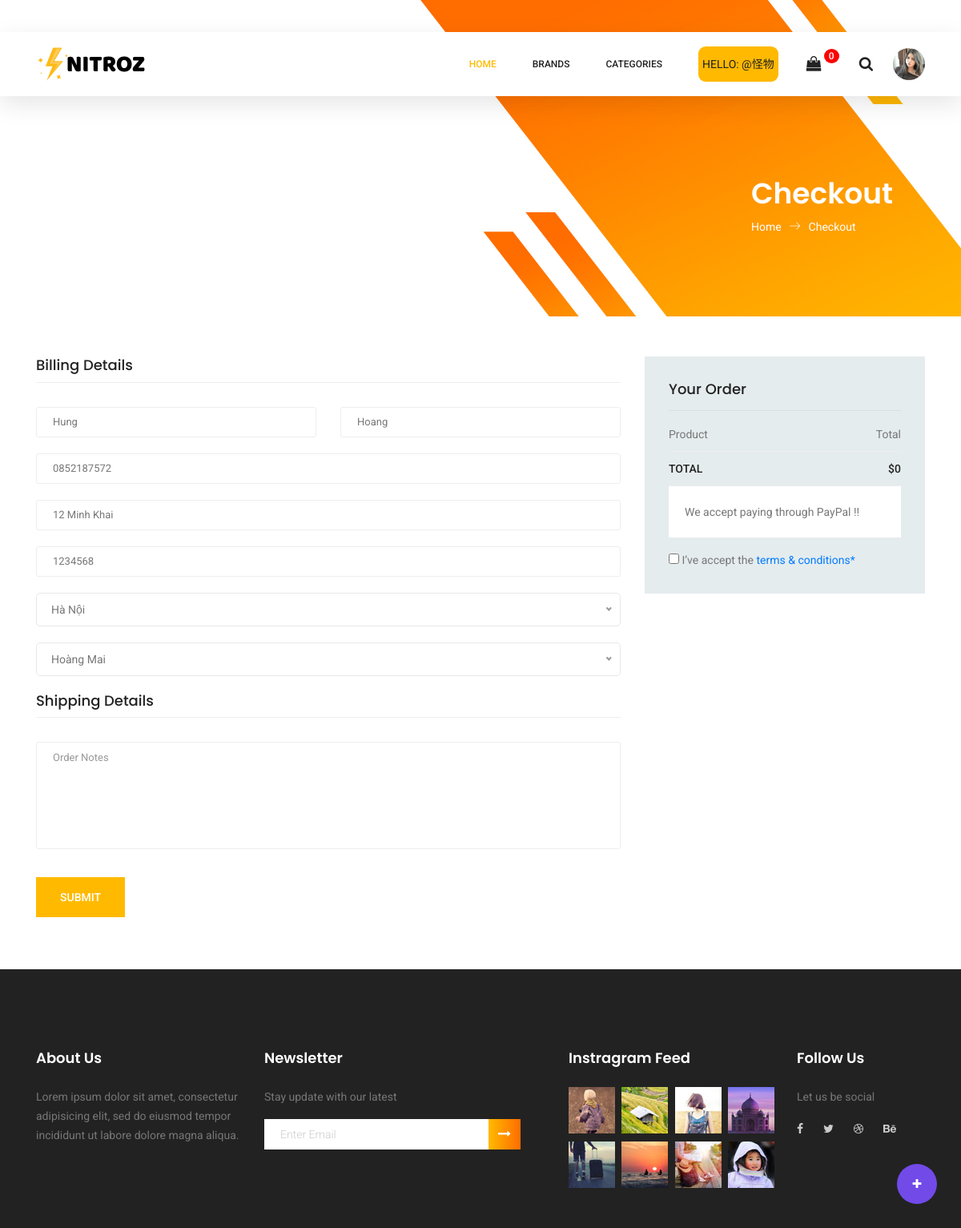
The app's page /checkout/ (signed in) with its own data.
### base/models.py (models this page shows, shortened)
class User(AbstractUser):
    birth = models.DateField(blank=True,null=True)
    gender = models.BooleanField(default=False)
    email = models.EmailField(unique=True)
    phone = models.CharField(max_length=10,blank=True,null=True)
    avatar = models.ImageField(null=True,blank=True,upload_to='users/',default= 'users/avatar.svg')
    old_cart = models.CharField(max_length=200, blank=True, null=True)
    updated = models.DateTimeField(auto_now=True)
    created = models.DateTimeField(auto_now_add=True)
    USERNAME_FIELD = 'email'
    REQUIRED_FIELDS = []
    objects = CustomUserManager()

class ShippingAddress(models.Model):
    user = models.ForeignKey(User,on_delete=models.CASCADE)
    address = models.CharField(max_length=200, null=True, blank=True)
    city = models.CharField(max_length=50, null=True, blank=True)
    district = models.CharField(max_length=50, null=True, blank=True)
    zipcode = models.CharField(max_length=50, null=True, blank=True)
    updated = models.DateTimeField(auto_now=True)

### base/views.py (the view)
# urls.py: path('checkout/', views.checkout, name="checkout"),
def checkout(request):
    if request.user.is_authenticated:
        user = request.user
        cart = Cart(request)
        cart_products = cart.get_prods()
        cart_products = cart.get_prods()
        quantities = cart.get_quants()
        totals = cart.cart_total()
        item_total = cart.item_total()
        if request.method == "POST":
            form = UserShippingForm(user, request.POST)
            if form.is_valid():
                form.save(user)
                return redirect('checkout')
        else:
            form = UserShippingForm(user)
        context = {'form': form,
                   'cart_products':cart_products,
                   'quantities':quantities,
                   'totals':totals,
                   'item_total':item_total}
        return render(request, "base/main/checkout.html", context)
    else:
        messages.warning(request, "You must be logged in to view this page.")
        return redirect('login')

### base/cart.py (called while the page is built, shortened)
    def __len__(self):
        return len(self.cart)

    def get_prods(self):
        product_ids = self.cart.keys()
        products = Product.objects.filter(id__in=product_ids)
        return products

    def get_quants(self):
        quantites = self.cart
        return quantites

    def cart_total(self):
        product_ids = self.cart.keys()
        products = Product.objects.filter(id__in=product_ids)
        quantities = self.cart
        total = 0
        return total

    def item_total(self):
        total_dict = {}
        product_ids = self.cart.keys()
        products = Product.objects.filter(id__in=product_ids)
        return total_dict

### base/context_processors.py (called while the page is built)
def cart(request):
    return {'cart': Cart(request)}

### base/templates/base/main/checkout.html (shortened to what this page needs)
{% extends "main/main.html" %}
{% load static %}
{% block content %}
<section class="banner-area organic-breadcrumb">
    <div class="container">
        <div class="breadcrumb-banner d-flex flex-wrap align-items-center justify-content-end">
            <div class="col-first">
                <h1>Checkout</h1>
                <nav class="d-flex align-items-center">
                    <a href="{% url 'home' %}">Home<span class="lnr lnr-arrow-right"></span></a>
                    <a href="{% url 'checkout' %}">Checkout</a>
                </nav>
            </div>
        </div>
    </div>
</section>
<section class="checkout_area section_gap">
    <div class="container">
        <div class="billing_details">
            <div class="row">
                <div class="col-lg-8">
                    <h3>Billing Details</h3>
                    <form class="row contact_form" id="form" action="#" method="post" novalidate="novalidate">
                        {% for field in form %}
                        {% if field.name == 'first_name' %}
                        <div class="col-md-6 form-group p_star">
                            {{field}}
                        </div>
                        {% elif field.name == 'last_name' %}
                        <div class="col-md-6 form-group p_star">
                            {{field}}
                        </div>
                        {% else %}
                        <div class="col-md-12 form-group p_star">
                            {{field}}
                        </div>
                        {% endif %}
                        {% endfor %}
                        <div class="col-md-12 form-group">
                            <div class="creat_account">
                                <h3>Shipping Details</h3>
                            </div>
                            <textarea class="form-control" name="message" id="message" rows="1"
                                placeholder="Order Notes"></textarea>
                        </div>
                        <button type="submit" id="form-button" class="primary-btn submit_btn"
                            style="border: none; margin: 15px;">Submit</button>
                    </form>
                </div>
                <div class="col-lg-4">
                    <div class="order_box">
                        <h2>Your Order</h2>
                        <ul class="list">
                            <li><a href="#">Product <span>Total</span></a></li>
                        </ul>
                        <ul class="list list_2">
                            <li><a href="#">Total <span>${{totals}}</span></a></li>
                        </ul>
                        <div class="payment_item" id="payment_item">
                            <p>We accept paying through PayPal !!</p>
                            <input type="checkbox" id="f-option4" name="selector">
                            <label for="f-option4">I’ve accept the </label>
                            <a href="#">terms & conditions*</a>
                        </div>
                    </div>
                </div>
            </div>
        </div>
    </div>
</section>
{% endblock content %}

### templates/main/nav.html (shortened to what this page needs)
{% load static %}
<header class="header_area sticky-header">
    <div class="main_menu">
        <nav class="navbar navbar-expand-lg navbar-light main_box">
            <div class="container">
                <a class="navbar-brand logo_h" href="{% url 'home' %}"><img src="{% static "media/banner/brand/logo.png" %}"
                        alt=""></a>
                <div class="collapse navbar-collapse offset" id="navbarSupportedContent">
                    <ul class="nav navbar-nav menu_nav ml-auto">
                        <li class="nav-item active"><a class="nav-link" href="{% url 'home' %}">Home</a></li>
                        <li class="nav-item submenu dropdown">
                            <a href="#" class="nav-link dropdown-toggle" data-toggle="dropdown" role="button"
                                aria-haspopup="true" aria-expanded="false">Brands</a>
                        </li>
                        <li class="nav-item submenu dropdown">
                            <a href="#" class="nav-link dropdown-toggle" data-toggle="dropdown" role="button"
                                aria-haspopup="true" aria-expanded="false">Categories</a>
                        </li>
                        {% if request.user.is_authenticated %}
                        <li class="nav-item"
                            style="display: flex; justify-content: center; align-items: center; background-color: #ffb900; padding: 5px; text-transform: uppercase; border-radius: 9px; color: #222222;">
                            Hello: @{{request.user.username}}</li>
                        {% endif %}
                    </ul>
                    <ul class="nav navbar-nav navbar-right">
                        <li class="nav-item">
                            <a href="{% url 'cart' %}" class="cart">
                                <span class="fa fa-shopping-bag fa-lg"></span>
                                <span class="badge" id="cart_quantity"
                                    style="display: inline-block; padding: 0.25em 0.5em; border-radius: 50%; background-color: red; color: white; font-size: 12px;line-height: 1;">{{cart|length}}</span>
                            </a>
                        </li>
                        <li class="nav-item">
                            <button class="search"><span class="fa fa-search fa-lg" id="search"></span></button>
                        </li>
                        <li class="nav-item submenu dropdown"
                            style="display: flex; justify-content: center; align-items: center;">
                            <a href="#" class="cart nav-link dropdown-toggle" data-toggle="dropdown" role="button"
                                aria-haspopup="true" aria-expanded="false">
                            {% if request.user.is_authenticated %}
                                <img src="{{request.user.avatar.url}}"
                                    style="border-radius: 50%; width: 40px; height: 40px; align-items: center;"></a>
                            {% else %}
                            <img src="{% static "media/users/avatar.svg" %}"
                                style="border-radius: 50%; width: 40px; height: 40px; align-items: center;"></a>
                            {% endif %}
                        </li>
                    </ul>
                </div>
            </div>
        </nav>
    </div>
</header>

### records on screen
User: user.username "怪物", user.avatar (picture), form "Hung", form "Hoang", form "0852187572"
ShippingAddress: form "12 Minh Khai" "1234568"

### other values on screen
{{ cart|length }} "0"
{{ totals }} "0"
